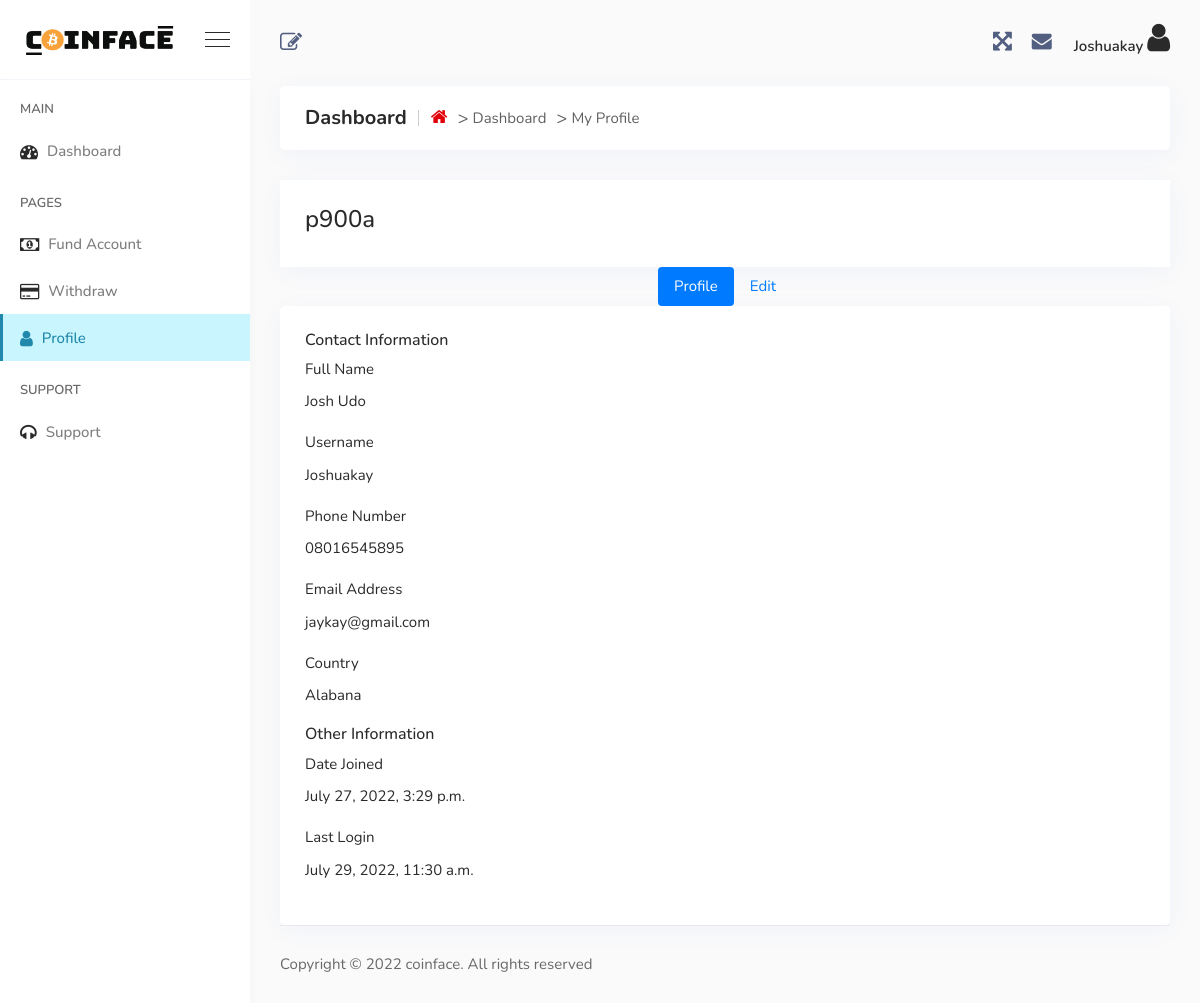
The page /profile/ (signed in) on the database as committed earlier.
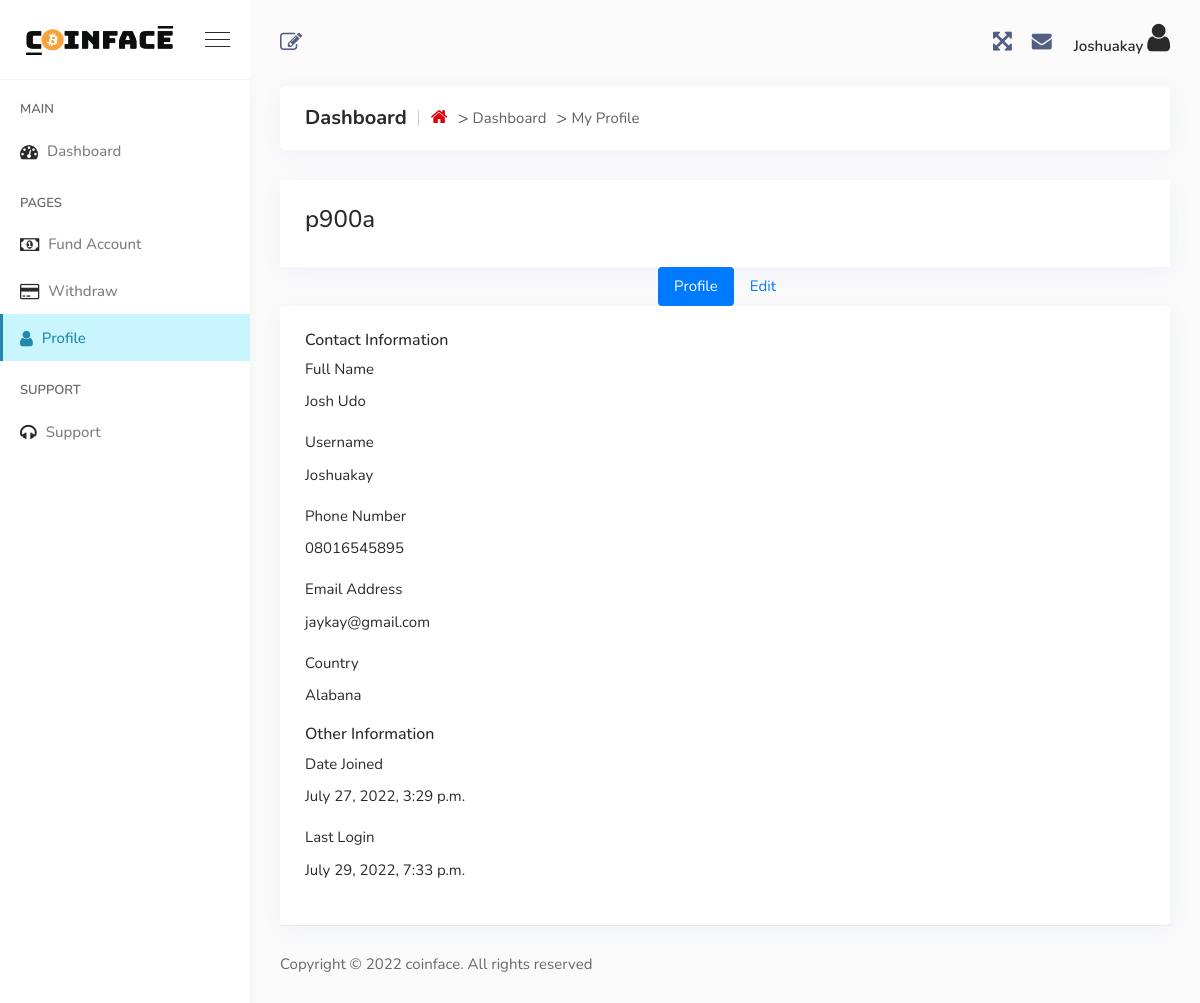
The same page on the database as committed later.
### core/models.py (models this page shows)
class User(AbstractUser):
    full_name = models.CharField(max_length=256)
    email = models.EmailField(
        _('Email'),
        max_length=150,
        unique=True,
        help_text=_('Required. 150 characters or fewer. Letters, digits and @/./+/-/_ only.'),
        error_messages={
            'unique': _("A user with that email already exists."),
        },
    )
    phonenumber = models.CharField(
        max_length=12,
        validators = [numeric_validator]
    )
    country = models.CharField(
        max_length= 50
    )
    objects = BaseManager()
    USERNAME_FIELD = 'email'
    REQUIRED_FIELDS = []

### core/views.py (the view)
# urls.py: path('profile/', views.ProfileView.as_view(),name="profile"),
class ProfileView(LoginRequiredMixin, View):
    def get(self,request):
        return render(request, 'dashboard/profile.html')

### core/templates/dashboard/profile.html (shortened to what this page needs)
{% extends 'dashboard/base.html' %}
{% load static %}
{% block content %}
    <div class="breadcrumb-area">
        <h1>Dashboard</h1>
        <ol class="breadcrumb">
            <li class="item">
                <a href="{% url 'dashboard' %}"><i class='fa fa-home'></i></a>
            </li>
            <li class="item">Dashboard</li>
            <li class="item">My Profile</li>
        </ol>
    </div>
    <div class="br-profile-page">
        <div class="card shadow-base bd-0 rounded-0 widget-4">
            <div class="card-body">
                <h4 class="tx-normal tx-roboto tx-white"> p900a </h4>
            </div>
        </div>
        <div class="ht-70 bg-gray-100 pd-x-20 d-flex align-items-center justify-content-center shadow-base">
            <ul class="nav nav-pills nav-fill" role="tablist">
                <li class="nav-item"><a class="nav-link active" data-toggle="tab" href="#posts" role="tab">Profile</a>
                </li>
                <li class="nav-item hidden-xs-down">
                    <a class="nav-link"  href="{% url 'edit-profile' %}"
                        >Edit</a></li>
            </ul>
        </div>
        <div class="tab-content br-profile-body">
            <div class="tab-pane fade active show" id="posts">
                <div class="row">
                    <div class="col-lg-12 mg-t-30 mg-lg-t-0">
                        <div class="card pd-20 pd-xs-30 shadow-base bd-0">
                            <h6 class="tx-gray-800 tx-uppercase tx-semibold tx-13 mg-b-25">Contact Information</h6>
                            <label class="tx-10 tx-uppercase tx-mont tx-medium tx-spacing-1 mg-b-2">Full Name</label>
                            <p class="tx-info mg-b-25">{{request.user.full_name}} </p>
                            <label class="tx-10 tx-uppercase tx-mont tx-medium tx-spacing-1 mg-b-2">Username</label>
                            <p class="tx-info mg-b-25"> {{request.user.username}}</p>
                            <label class="tx-10 tx-uppercase tx-mont tx-medium tx-spacing-1 mg-b-2">Phone Number</label>
                            <p class="tx-info mg-b-25">{{request.user.phonenumber}}</p>
                            <label class="tx-10 tx-uppercase tx-mont tx-medium tx-spacing-1 mg-b-2">Email
                                Address</label>
                            <p class="tx-inverse mg-b-25">{{request.user.email}}</p>
                            <label class="tx-10 tx-uppercase tx-mont tx-medium tx-spacing-1 mg-b-2">Country</label>
                            <p class="tx-inverse mg-b-25">{{request.user.country}}</p>
                            <h6 class="tx-gray-800 tx-uppercase tx-semibold tx-13 mg-b-25">Other Information</h6>
                            <label class="tx-10 tx-uppercase tx-mont tx-medium tx-spacing-1 mg-b-2">
                               Date Joined
                            </label>
                            <p class="tx-inverse mg-b-25">{{request.user.date_joined}}</p>
                            <label class="tx-10 tx-uppercase tx-mont tx-medium tx-spacing-1 mg-b-2">
                                Last Login
                             </label>
                             <p class="tx-inverse mg-b-25">{{request.user.last_login}}</p>
                        </div>
                    </div>
                </div>
            </div>
        </div>
    </div>
{% endblock %}

### core/templates/dashboard/base.html (shortened to what the changed rows need)
{% load static %}
<!doctype html>
<html lang="en">
<head>
    <link rel="stylesheet" href="{% static 'asset/css/font-awesome.min.css' %}">
    <link rel="stylesheet" href="{% static 'dassets/css/vendors.min.css' %}">
    <link rel="stylesheet" href="{% static 'dassets/css/style.css' %}">
    <link rel="stylesheet" href="{% static 'dassets/css/responsive.css' %}">
</head>
<body>
    <div class="main-content d-flex flex-column">
        <nav class="navbar top-navbar navbar-expand">
            <div class="collapse navbar-collapse" id="navbarSupportContent" style="display: flex; justify-content: space-between; align-items: center;">
                <ul class="navbar-nav right-nav navbar-right align-items-center">
                    <li class="nav-item dropdown profile-nav-item">
                        <a href="#" class="nav-link dropdown-toggle" role="button" data-toggle="dropdown"
                            aria-haspopup="true" aria-expanded="false">
                            <div class="menu-profile">
                                <span class="name">
                                    {{request.user.username}}
                                </span>
                                <span class="icon rounded-circle h2"><i class='fa fa-user'></i></span>
                            </div>
                        </a>
                    </li>
                </ul>
            </div>
        </nav>
        {% block content%}
        {% endblock %}
    </div>
</body>
</html>

Rows that differ between the two databases and show on the page:
changed User "Joshuakay": user.last_login "July 29, 2022, 11:30 a.m." → "July 29, 2022, 7:33 p.m."
